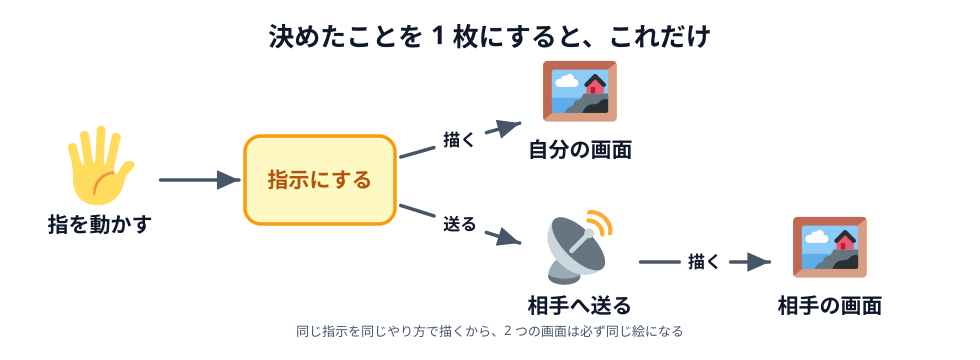

Reproduce this figure in Python.
# 05-blueprint.svg
# スキーマ: SOURCE-PATH-GOAL + SPLITTING（手 → 指示 → 2 つの画面へ分岐）
# 「自分の画面も、相手の画面も、同じ指示を同じ関数で描く」を 1 枚にする

import sys

sys.path.insert(0, "/Users/seekseep/.claude/skills/genfig")
from genfig import Canvas

c = Canvas(980, 360)
c.text(490, 46, "決めたことを 1 枚にすると、これだけ", scale="xl")

hand = c.node(100, 180, "指を動かす", emoji_cp="1f590", w=130, h=88)  # 🖐️
order = c.node(320, 180, "指示にする", shape="sticky", color="yellow", w=150, h=88)

mine = c.node(580, 106, "自分の画面", emoji_cp="1f5bc", w=130, h=86)  # 🖼️
wire = c.node(580, 262, "相手へ送る", emoji_cp="1f4e1", w=130, h=86)  # 📡
theirs = c.node(830, 262, "相手の画面", emoji_cp="1f5bc", w=130, h=86)  # 🖼️

c.link(hand, order)
c.link(order, mine, label="描く")
c.link(order, wire, label="送る")
c.link(wire, theirs, label="描く")

c.text(490, 336, "同じ指示を同じやり方で描くから、2 つの画面は必ず同じ絵になる", scale="sm")

c.save("05-blueprint.svg")
